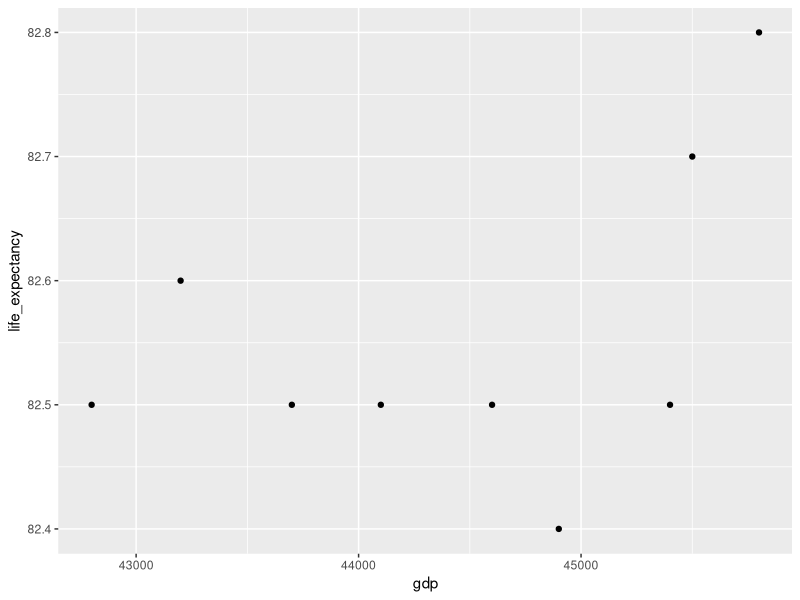

Write the R code that produced this figure.
## ---- chunk 1
knitr::opts_chunk$set(echo = TRUE)
## ---- chunk 2
library(tidyverse)
## ---- chunk 3
gap_life <- read_csv("data/gap_life.csv")
gap_life_au <- read_csv("data/gap_life_au.csv")
gap_income <- read_csv("data/gap_income.csv")
gap_income_au <- read_csv("data/gap_income_au.csv")
gap_co2 <- read_csv("data/gap_co2.csv")
gap_co2_au <- read_csv("data/gap_co2_au.csv")

## ---- chunk 4
gap_life_au
gap_income_au
## ---- chunk 5
bind_cols(gap_life_au,
          gap_income_au)
## ---- chunk 6
gap_co2_au
## ---- chunk 7
left_join(x = gap_income_au,
          y = gap_life_au,
          by = c("country", "year"))
## ---- chunk 8
left_join(x = gap_income_au,
          y = gap_life_au,
          by = c("country", "year")) %>% 
  left_join(gap_co2_au,
            by = c("country", "year"))
## ---- chunk 9
gap_au <- left_join(x = gap_income_au,
          y = gap_life_au,
          by = c("country", "year")) %>% 
  left_join(gap_co2_au,
            by = c("country", "year"))

gap_au
## ---- chunk 10
ggplot(gap_au,
       aes(x = gdp,
           y = life_expectancy)) + 
  geom_point()
## ---- chunk 11
left_join(gap_co2_au,
          gap_life_au)

left_join(gap_life_au,
          gap_co2_au)
## ---- chunk 12
gap_life
gap_income
gap_co2
